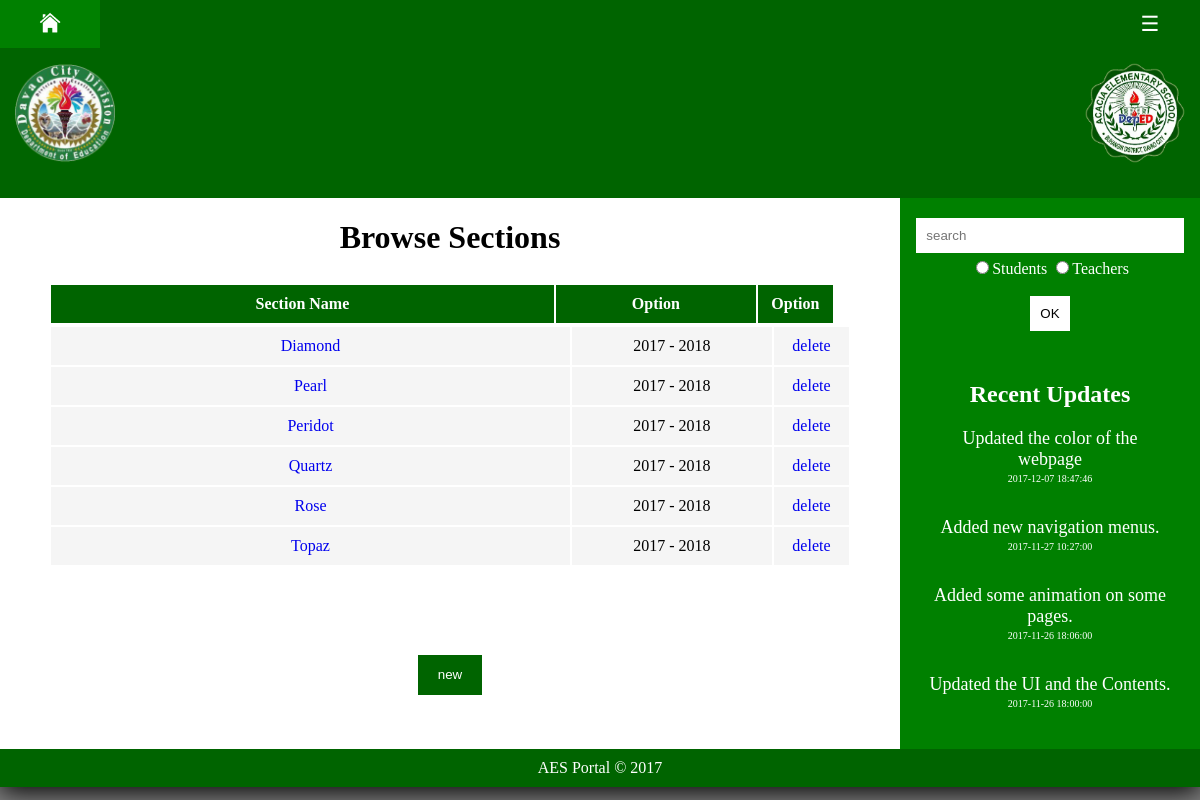
/aes-admin/section.php (signed in), run on the app's committed database.
### tables this page shows
CREATE TABLE `section` (
  `section_id` int(11) NOT NULL AUTO_INCREMENT,
  `section_description` varchar(32) DEFAULT NULL,
  `teacher_id` int(11) DEFAULT NULL,
  `sy_id` int(11) DEFAULT NULL,
  `level_id` int(11) DEFAULT NULL,
  PRIMARY KEY (`section_id`)
);

CREATE TABLE `school_year` (
  `sy_id` int(11) NOT NULL AUTO_INCREMENT,
  `sy_description` varchar(32) DEFAULT NULL,
  PRIMARY KEY (`sy_id`)
);

CREATE TABLE `updates` (
  `update_id` int(11) NOT NULL AUTO_INCREMENT,
  `update_description` varchar(256) NOT NULL,
  `update_date` datetime NOT NULL,
  PRIMARY KEY (`update_id`)
);

### aes-admin/section.php (the view, shortened to what this page needs)
<!DOCTYPE html>
<?php
    include ('include/verify-admin.php');
            ?>
<html>
    <head>
        <link rel="stylesheet" href="../css/main.css">
        <link rel="stylesheet" href="../css/loader.css">
        <link rel="stylesheet" href="../css/options.css">
        <link rel="stylesheet" href="../css/tables.css">
    </head>
    <body style="font-family:Verdana;" onload="myFunction()">
            <div style="display:none;" id="myDiv" class="animate-bottom">
                <?php include ('include/nav.php');?>
                <div id="main">
                    <?php include ('include/menu.php');?>
                    <div style="overflow:hidden;">
                        <?php include ('include/header.php');?>
                        <div class="main">
                            <h1 style="text-align:center;">Browse Sections</h1>
                            <div id="bysection" style="margin: 20px auto; width:100%; padding:5px;">
                                <div style="width:98%; overflow:hide;">
                                    <table align="center">
                                        <tr>
                                            <th>Section Name</th>
                                            <th width="200px">Option</th>
                                            <th width="75px">Option</th>
                                        </tr>
                                    </table>
                                </div>
                                <div style="overflow:scroll; height:310px;">
                                    <table align="center">
                                        <?php
                                            $sql_query="SELECT a.*,b.* FROM section a INNER JOIN school_year b ON a.sy_id=b.sy_id GROUP BY section_description,sy_description";
                                            $result_set=mysqli_query($con,$sql_query);
                                            if(mysqli_num_rows($result_set)>0)
                                            {
                                                while($row=mysqli_fetch_row($result_set))
                                                {
                                                    ?>
                                                        <tr>
                                                            <td>
                                                                <a href="javascript: view_id('<?php echo $row[0]; ?>')">
                                                                    <?php echo $row[1]; ?>
                                                                </a>
                                                            </td>
                                                            <td width="200px">
                                                                <?php echo $row[6]; ?>
                                                            </td>
                                                            <td width="75px">
                                                                <a href="javascript: delete_id('<?php echo $row[0]; ?>')">delete</a>
                                                            </td>
                                                        </tr>
                                                    <?php
                                                }
                                            }
                                            else
                                            {
                                                ?>
                                                <tr height="50px">
                                                    <td colspan="4">No data found!</td>
                                                </tr>
                                                <?php
                                            }
                                        ?>
                                    </table>
                                </div>
                                <button style="margin-top:20px; height:40px; padding:0px 20px; background-color:rgb(0, 100, 0); color:white; border:none" onclick="javascript: add_new()">new</button>
                            </div>
                        </div>
                        <?php include ('include/recent-updates.php');?>
                    </div>
                    <?php include ('include/footer.php');?>
                </div>
    </body>
</html>

### aes-admin/include/recent-updates.php
<?php
    include ('../connect.php');
?>
<html>
    <head>
        <link rel="stylesheet" href="css/main.css">
    </head>
    <body>
        <div class="right">
            <form action="search-result.php" method="POST">
                <input name="search" type="search" placeholder="search" style="position:relative; margin: 5px auto; width:99%; height:35px;padding:10px; border:none;" required>
                <input name="search_type" type="radio" value="students" required>Students
                <input name="search_type" type="radio" value="teachers" required>Teachers<br><br>
                <button name="submit" type="submit" style="position:relative; width:40px; height:35px; background-color:white; margin:auto; border:none;">OK</button>
            </form>
        </div>
        <div class="right">
            <h2>Recent Updates</h2>
            <?php
                $count=0;
                $sql_query="SELECT * FROM updates GROUP BY update_date DESC";
                $result_set=mysqli_query($con,$sql_query);
                if(mysqli_num_rows($result_set)>0)
                {
                    while($row=mysqli_fetch_row($result_set))
                    {
                        $count++;
                        if($count<=8){
                            ?>
                                <div style="position:relative; width:90%; margin:auto; margin-bottom:10px;">
                                    <p style="text-align:center; font-size:18px"><?php echo $row[1];?></p>
                                    <p style="text-align:center; font-size:10px; position:relative; width:100%; bottom:15px;"><?php echo $row[2];?></p>
                                </div>
                            <?php
                        }
                    }
                }
                else
                {
                    ?>
                        No updates yet!
                    <?php
                }
            ?>
        </div>
    </body>
</html>

### css/main.css (style rules this page uses)
body { background-color: gray; margin: auto; }
* { box-sizing: border-box; }
.main { float:left; width:75%; padding: 0px 40px; }
.right { background-color: green; color: white; float:left; width:25%; padding:15px; text-align:center; }
#main { transition: margin-left .5s; }

### css/loader.css (style rules this page uses)
.animate-bottom { position: relative; -webkit-animation-name: animatebottom; -webkit-animation-duration: 1s; animation-name: animatebottom; animation-duration: 1s }
#myDiv { display: none; text-align: center; background-color: white; box-shadow: 0px 5px 25px black; }

### css/tables.css (style rules this page uses)
table { width: 99%; }
table tr th { padding: 10px 0px; background-color: rgb(0, 100, 0); color: white; }
table tr td { padding: 10px 0px; background-color: whitesmoke; }

### data on the page
section: section_description "Diamond", sy.sy_description "2017 - 2018"
section: section_description "Pearl", sy.sy_description "2017 - 2018"
section: section_description "Peridot", sy.sy_description "2017 - 2018"
section: section_description "Quartz", sy.sy_description "2017 - 2018"
section: section_description "Rose", sy.sy_description "2017 - 2018"
section: section_description "Topaz", sy.sy_description "2017 - 2018"
updates: update_description "Updated the color of the webpage", update_date "2017-12-07 18:47:46"
updates: update_description "Added new navigation menus.", update_date "2017-11-27 10:27:00"
updates: update_description "Added some animation on some pages.", update_date "2017-11-26 18:06:00"
updates: update_description "Updated the UI and the Contents.", update_date "2017-11-26 18:00:00"
